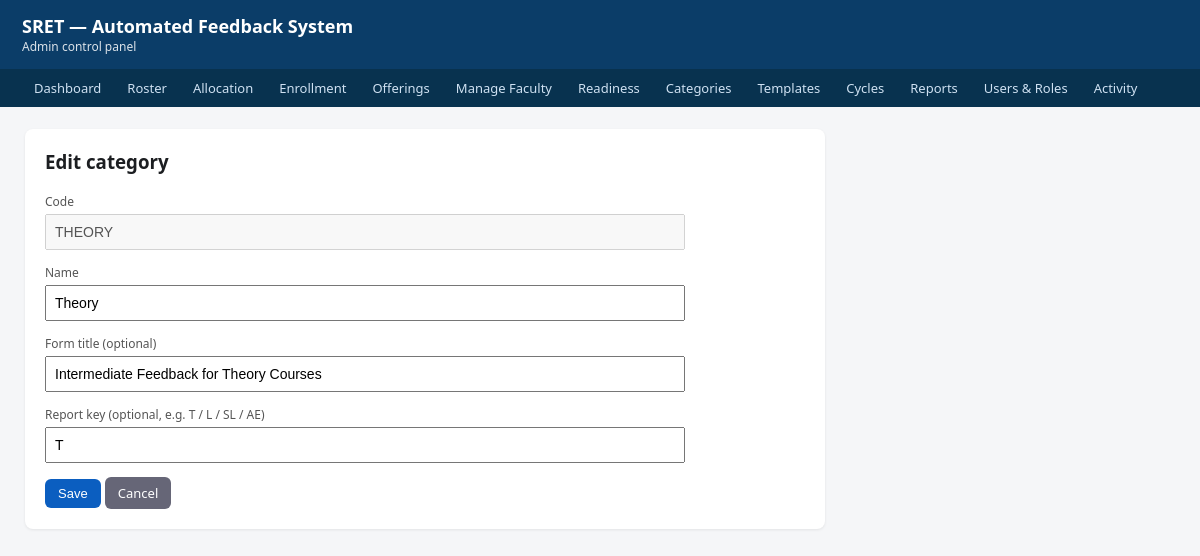
Screenshot of /admin/categories/1/edit with the database file from the repository.
### tables this page shows
CREATE TABLE category (
    id          INTEGER PRIMARY KEY AUTOINCREMENT,
    code        TEXT    NOT NULL UNIQUE,   -- 'THEORY','LAB','SKILL','AE' — the internal key
    name        TEXT    NOT NULL,          -- human label, e.g. 'Theory'
    form_title  TEXT,                      -- the Google-Form title this maps to
    report_key  TEXT                       -- 'T','L','SL','AE' — which report template
);

### admin/config_routes.py (the view, shortened to what this page needs)
@admin_bp.route("/categories/<int:cat_id>/edit", methods=["GET", "POST"])
def categories_edit(cat_id):
    conn = get_master()
    cat = conn.execute("SELECT * FROM category WHERE id=?", (cat_id,)).fetchone()
    if cat is None:
        conn.close()
        flash("Category not found.", "error")
        return redirect(url_for("admin.categories_list"))
    conn.close()
    return render_template("category_edit.html", category=cat)

### activity_log.py (called while the page is built, shortened)
def _should_log(response):
    if request.blueprint == "student":
        return False
    if request.endpoint == "static" or request.endpoint is None:
        return False
    if request.method in _MUTATING_METHODS:
        return True
    if request.endpoint in SENSITIVE_GET:
        return True
    return False

def _after_request(response):
    try:
        if not _should_log(response):
            return response
    except Exception as exc:            # noqa: BLE001 — the hook must be bullet-proof
        print("activity_log: after_request hook error — %s" % exc, file=sys.stderr)
    return response

### db.py (called while the page is built)
def _configure(conn: sqlite3.Connection) -> sqlite3.Connection:
    conn.row_factory = sqlite3.Row
    conn.execute("PRAGMA journal_mode=WAL;")
    conn.execute("PRAGMA foreign_keys=ON;")
    conn.execute("PRAGMA synchronous=NORMAL;")
    return conn

def _ensure_data_dir() -> None:
    os.makedirs(Config.DATA_DIR, exist_ok=True)

def get_master() -> sqlite3.Connection:
    _ensure_data_dir()
    conn = sqlite3.connect(Config.MASTER_DB)
    return _configure(conn)

### templates/category_edit.html (shortened to what this page needs)
{% extends "base.html" %}
{% block content %}
  <div class="card">
    <h3 style="margin-top:0">{{ 'Edit category' if category else 'Add a category' }}</h3>
    <form method="post" action="{{ url_for('admin.categories_edit', cat_id=category.id) if category else url_for('admin.categories_new') }}">
      <div class="field"><label>Code {% if not category %}(e.g. INTERN){% endif %}</label>
        {% if category %}<input value="{{ category.code }}" disabled>
        {% else %}<input name="code" required>{% endif %}</div>
      <div class="field"><label>Name</label>
        <input name="name" value="{{ category.name if category else '' }}" required></div>
      <div class="field"><label>Form title (optional)</label>
        <input name="form_title" value="{{ category.form_title if category and category.form_title else '' }}"></div>
      <div class="field"><label>Report key (optional, e.g. T / L / SL / AE)</label>
        <input name="report_key" value="{{ category.report_key if category and category.report_key else '' }}"></div>
      <button class="btn" type="submit">{{ 'Save' if category else 'Add' }}</button>
      <a class="btn grey" href="{{ url_for('admin.categories_list') }}">Cancel</a>
    </form>
  </div>
{% endblock %}

### templates/base.html (style rules this page uses)
body { font-family: system-ui, Arial, sans-serif; margin: 0; background:#f5f6f8; color:#1c1e21; }
a.btn, button.btn { display:inline-block; background:#0b5ec0; color:#fff; border:none; padding:7px 13px; border-radius:6px; font-size:13px; text-decoration:none; cursor:pointer; }
.field { margin-bottom:14px; }
.field label { display:block; font-size:12px; color:#555; margin-bottom:4px; }
.field input, .field select, .field textarea { width:100%; max-width:620px; padding:8px; font-size:14px; }
.card { background:#fff; padding:20px; border-radius:8px; box-shadow:0 1px 3px rgba(0,0,0,.08); max-width:760px; margin-bottom:16px; }
.btn.grey { background:#667; }

### rows the page displays
category: code "THEORY", name "Theory", form_title "Intermediate Feedback for Theory Courses", report_key "T"

### other values shown
{{ 'Edit category' if category else 'Add a category' }} "Edit category"
{{ 'Save' if category else 'Add' }} "Save"
